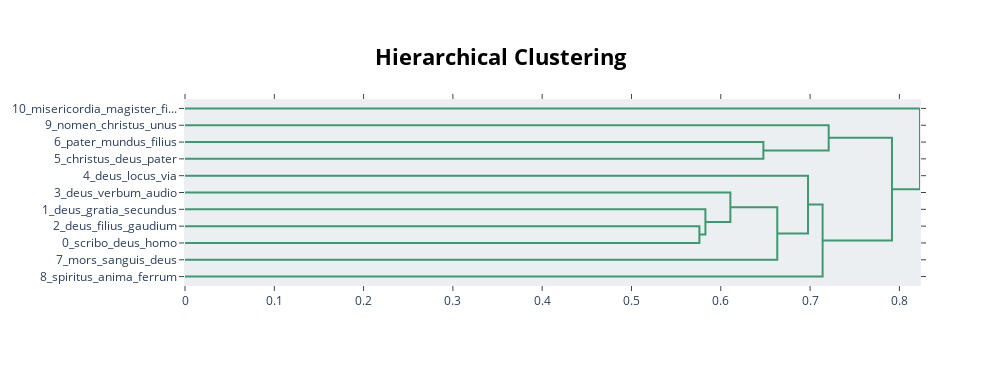

This figure's notebook cell:
### Code cell
fig = topic_model.visualize_hierarchy()
fig.show()

### Figure 1 — Plotly figure (JSON) as saved in the notebook; plotly's stock layout.template omitted (floating-point values rounded to 4 significant figures)
{"data": [{"hoverinfo": "text", "marker": {"color": "rgb(61,153,112)"}, "mode": "lines", "type": "scatter", "x": [0, 0.6477, 0.6477, 0], "xaxis": "x", "y": [-25, -25, -35, -35], "yaxis": "y"}, {"hoverinfo": "text", "marker": {"color": "rgb(61,153,112)"}, "mode": "lines", "type": "scatter", "x": [0, 0.7208, 0.7208, 0.6477], "xaxis": "x", "y": [-15, -15, -30, -30], "yaxis": "y"}, {"hoverinfo": "text", "marker": {"color": "rgb(61,153,112)"}, "mode": "lines", "type": "scatter", "x": [0, 0.5761, 0.5761, 0], "xaxis": "x", "y": [-75, -75, -85, -85], "yaxis": "y"}, {"hoverinfo": "text", "marker": {"color": "rgb(61,153,112)"}, "mode": "lines", "type": "scatter", "x": [0, 0.5828, 0.5828, 0.5761], "xaxis": "x", "y": [-65, -65, -80, -80], "yaxis": "y"}, {"hoverinfo": "text", "marker": {"color": "rgb(61,153,112)"}, "mode": "lines", "type": "scatter", "x": [0, 0.6107, 0.6107, 0.5828], "xaxis": "x", "y": [-55, -55, -72.5, -72.5], "yaxis": "y"}, {"hoverinfo": "text", "marker": {"color": "rgb(61,153,112)"}, "mode": "lines", "type": "scatter", "x": [0.6107, 0.6633, 0.6633, 0], "xaxis": "x", "y": [-63.75, -63.75, -95, -95], "yaxis": "y"}, {"hoverinfo": "text", "marker": {"color": "rgb(61,153,112)"}, "mode": "lines", "type": "scatter", "x": [0, 0.6977, 0.6977, 0.6633], "xaxis": "x", "y": [-45, -45, -79.38, -79.38], "yaxis": "y"}, {"hoverinfo": "text", "marker": {"color": "rgb(61,153,112)"}, "mode": "lines", "type": "scatter", "x": [0.6977, 0.714, 0.714, 0], "xaxis": "x", "y": [-62.19, -62.19, -105, -105], "yaxis": "y"}, {"hoverinfo": "text", "marker": {"color": "rgb(61,153,112)"}, "mode": "lines", "type": "scatter", "x": [0.7208, 0.7917, 0.7917, 0.714], "xaxis": "x", "y": [-22.5, -22.5, -83.59, -83.59], "yaxis": "y"}, {"hoverinfo": "text", "marker": {"color": "rgb(61,153,112)"}, "mode": "lines", "type": "scatter", "x": [0, 0.8231, 0.8231, 0.7917], "xaxis": "x", "y": [-5, -5, -53.05, -53.05], "yaxis": "y"}], "layout": {"autosize": false, "height": 365, "hoverlabel": {"bgcolor": "white", "font": {"family": "Rockwell", "size": 16}}, "hovermode": "closest", "plot_bgcolor": "#ECEFF1", "showlegend": false, "title": {"font": {"color": "Black", "size": 22}, "text": "<b>Hierarchical Clustering</b>", "x": 0.5, "xanchor": "center", "yanchor": "top"}, "width": 1000, "xaxis": {"mirror": "allticks", "rangemode": "tozero", "showgrid": false, "showline": true, "showticklabels": true, "ticks": "outside", "type": "linear", "zeroline": false}, "yaxis": {"mirror": "allticks", "range": [-110, 0], "rangemode": "tozero", "showgrid": false, "showline": true, "showticklabels": true, "tickmode": "array", "ticks": "outside", "ticktext": ["10_misericordia_magister_fi...", "9_nomen_christus_unus", "6_pater_mundus_filius", "5_christus_deus_pater", "4_deus_locus_via", "3_deus_verbum_audio", "1_deus_gratia_secundus", "2_deus_filius_gaudium", "0_scribo_deus_homo", "7_mors_sanguis_deus", "8_spiritus_anima_ferrum"], "tickvals": [-5, -15, -25, -35, -45, -55, -65, -75, -85, -95, -105], "type": "linear", "zeroline": false}}}
